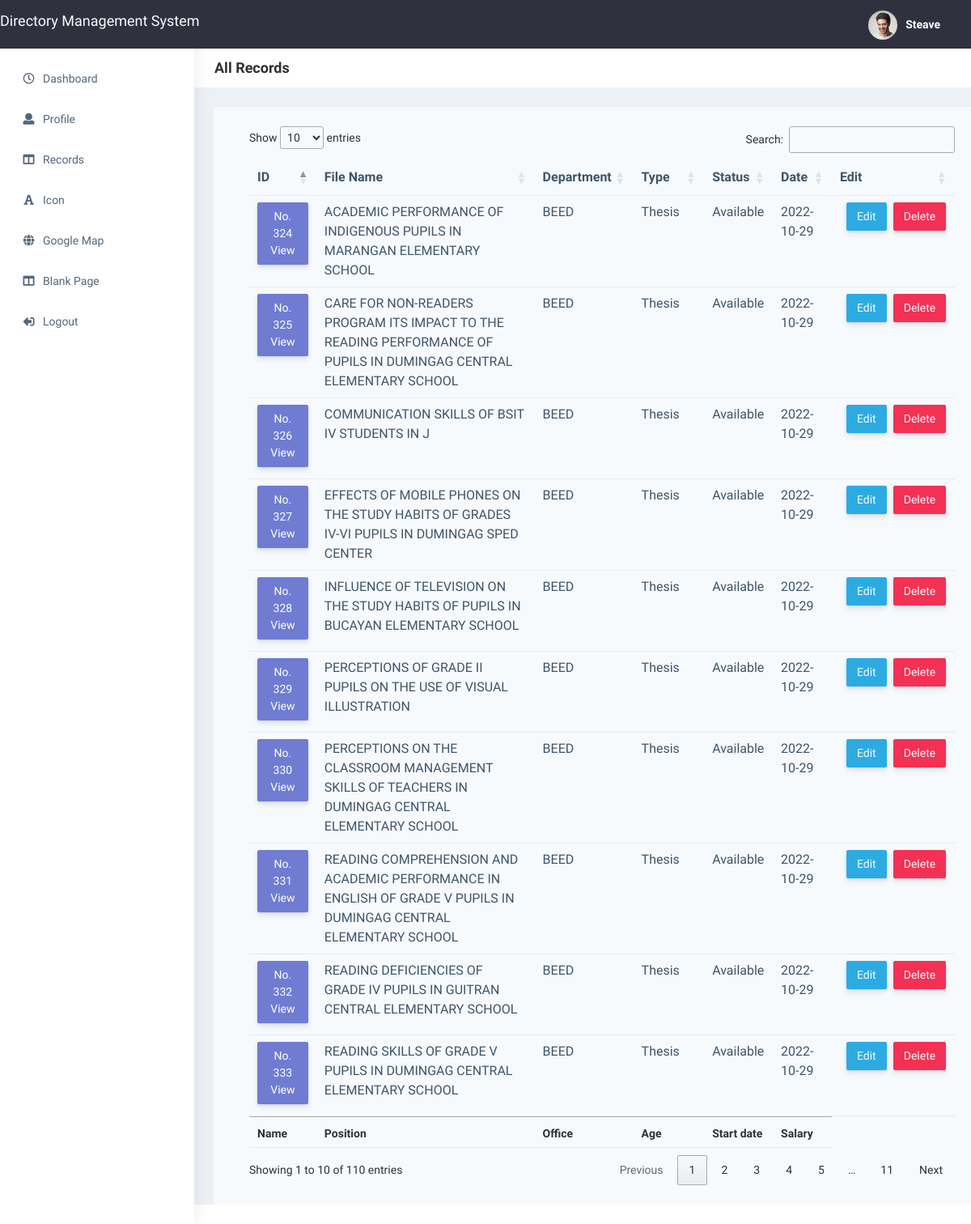
The app's page /test.php, older data.
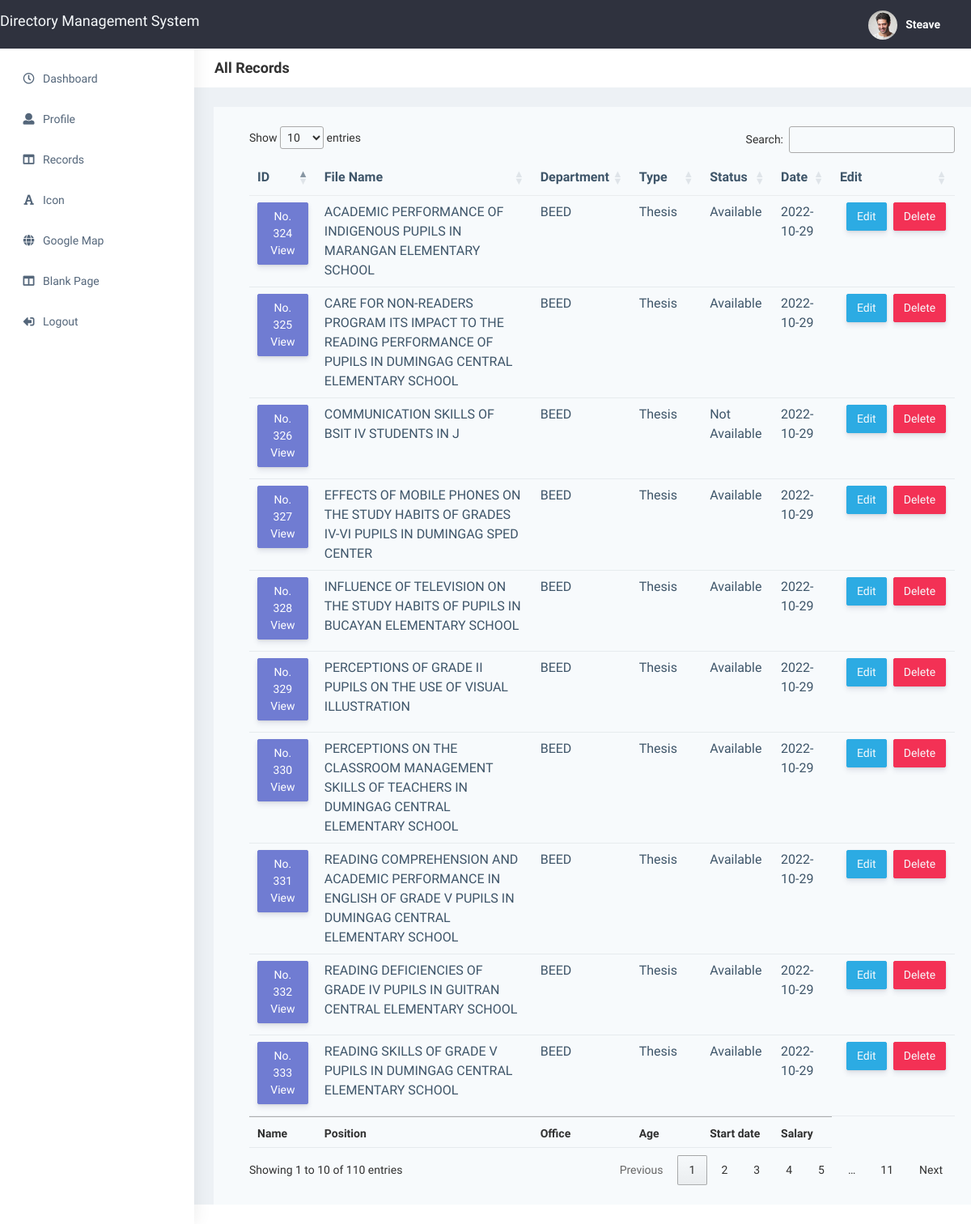
The same page, newer data.
### tables this page shows
CREATE TABLE `record_tbl` (
  `record_id` int(11) NOT NULL,
  `date` varchar(100) DEFAULT NULL,
  `status` varchar(100) DEFAULT 'Available',
  `type` varchar(100) DEFAULT NULL,
  `department_name` varchar(200) DEFAULT NULL,
  `fileName` varchar(200) DEFAULT NULL
);

### test.php (the view, shortened to what this page needs)
<!DOCTYPE html>
<html lang="en">
<head>
    <link rel="stylesheet" type="text/css" href="https://cdn.datatables.net/1.12.1/css/jquery.dataTables.css">
    <link rel="stylesheet" type="text/css" href=" https://cdnjs.cloudflare.com/ajax/libs/twitter-bootstrap/5.2.0/css/bootstrap.min.css">
    <link rel="stylesheet" type="text/css" href="  https://cdn.datatables.net/1.12.1/css/dataTables.bootstrap5.min.css">
    <link href="plugins/bower_components/chartist/dist/chartist.min.css" rel="stylesheet" />
    <link rel="stylesheet" href="plugins/bower_components/chartist-plugin-tooltips/dist/chartist-plugin-tooltip.css" />
    <link href="css/style.min.css" rel="stylesheet" />
    <link href="plugins/bower_components/chartist/dist/chartist.min.css" rel="stylesheet" />
    <link rel="stylesheet" href="plugins/bower_components/chartist-plugin-tooltips/dist/chartist-plugin-tooltip.css" />
    <link href="css/style.min.css" rel="stylesheet" />
</head>
</head>
<body>
    <div id="main-wrapper" data-layout="vertical" data-navbarbg="skin5" data-sidebartype="full" data-sidebar-position="absolute" data-header-position="absolute" data-boxed-layout="full">
        <header class="topbar" data-navbarbg="skin5">
            <nav class="navbar top-navbar navbar-expand-md navbar-dark">
                <a href="dashboard.php" class="w-75">
                    <h4 class="m-15 text-light">Directory Management System</h4>
                </a>
                <div class="navbar-collapse collapse" id="navbarSupportedContent" data-navbarbg="skin5">
                    <ul class="navbar-nav ms-auto d-flex align-items-center">
                        <li class="px-4">
                            <a class="profile-pic " href="#">
                                <img src="plugins/images/users/varun.jpg" alt="user-img" width="36" class="img-circle" /><span class="text-white font-medium">Steave</span></a>
                        </li>
                    </ul>
                </div>
            </nav>
        </header>
        <aside class="left-sidebar" data-sidebarbg="skin6">
            <div class="scroll-sidebar">
                <nav class="sidebar-nav">
                    <ul id="sidebarnav">
                        <li class="sidebar-item pt-2">
                            <a class="sidebar-link waves-effect waves-dark sidebar-link" href="dashboard.php" aria-expanded="false">
                                <i class="far fa-clock" aria-hidden="true"></i>
                                <span class="hide-menu">Dashboard</span>
                            </a>
                        </li>
                        <li class="sidebar-item">
                            <a class="sidebar-link waves-effect waves-dark sidebar-link" href="profile.php" aria-expanded="false">
                                <i class="fa fa-user" aria-hidden="true"></i>
                                <span class="hide-menu">Profile</span>
                            </a>
                        </li>
                        <li class="sidebar-item">
                            <a class="sidebar-link waves-effect waves-dark sidebar-link" href="Test.php" role="button" data-bs-toggle="dropdown" aria-expanded="false">
                                <i class="fa fa-columns" aria-hidden="true"></i>
                                <span class="hide-menu">Records</span>
                            </a>
                        </li>
                        <li class="sidebar-item">
                            <a class="sidebar-link waves-effect waves-dark sidebar-link" href="fontawesome.html" aria-expanded="false">
                                <i class="fa fa-font" aria-hidden="true"></i>
                                <span class="hide-menu">Icon</span>
                            </a>
                        </li>
                        <li class="sidebar-item">
                            <a class="sidebar-link waves-effect waves-dark sidebar-link" href="map-google.html" aria-expanded="false">
                                <i class="fa fa-globe" aria-hidden="true"></i>
                                <span class="hide-menu">Google Map</span>
                            </a>
                        </li>
                        <li class="sidebar-item">
                            <a class="sidebar-link waves-effect waves-dark sidebar-link" href="blank.html" aria-expanded="false">
                                <i class="fa fa-columns" aria-hidden="true"></i>
                                <span class="hide-menu">Blank Page</span>
                            </a>
                        </li>
                        <li class="sidebar-item">
                            <a class="sidebar-link waves-effect waves-dark sidebar-link" href="404.html" aria-expanded="false">
                                <i class="fa fa-sign-out-alt" style="transform:rotate(180deg);" aria-hidden="true"></i>
                                <span class="hide-menu">Logout</span>
                            </a>
                        </li>
                    </ul>
                </nav>
            </div>
        </aside>
        <div class="page-wrapper">
            <div class="page-breadcrumb bg-white">
                <div class="row align-items-center">
                    <div class="col-lg-3 col-md-4 col-sm-4 col-xs-12">
                        <h4 class="page-title">All Records</h4>
                    </div>
                </div>
            </div>
            <div class="container m-4 p-4  bg-light">
                <div class="row mx-2">
                    <table id="example" class="table table-responsive" style="width:100%">
                        <thead>
                            <tr>
                                <th class="border-top-0 th-lg">ID</th>
                                <th class="border-top-0 th-lg">File Name</th>
                                <th class="border-top-0 th-lg">Department</th>
                                <th class="border-top-0 th-lg">Type</th>
                                <th class="border-top-0 th-lg">Status</th>
                                <th class="border-top-0 th-lg">Date</th>
                                <th class="border-top-0 th-lg">Edit</th>
                            </tr>
                        </thead>
                        <tbody>
                            <?php include "./connection/config.php" ?>
                            <?php
                            $sql = " SELECT * FROM record_tbl";
                            $result = $conn->query($sql);
                            if ($result->num_rows > 0) {
                                while ($row = $result->fetch_assoc()) {
                                    $exp = explode('.', $row['fileName']);
                            ?>
                                    <tr class="fs-4" style="height:100px;">
                                        <td><a href="./viewpdf.php?id=<?= $row['record_id'] ?>" target="_blank" type="button" class="btn btn-primary">No. <?= $row['record_id'] ?> View</a></td>
                                        <td><?= $exp[0] ?></td>
                                        <td><?= $row['department_name'] ?></td>
                                        <td><?= $row['type'] ?></td>
                                        <td><?= $row['status'] ?></td>
                                        <td><?= $row['date'] ?></td>
                                        <td>
                                            <div class="d-flex">
                                                <a href="./process/grant.php?id=<?= $row['br_id'] ?>" class="btn btn-info mx-2 text-light">Edit</a>
                                                <a href="./process/delete.php?id=<?= $row['br_id'] ?>" class="btn btn-danger text-light">Delete</a>
                                            </div>
                                        </td>
                                    </tr>
                            <?php
                                }
                            }
                            ?>
                        </tbody>
                        <tfoot>
                            <tr>
                                <th>Name</th>
                                <th>Position</th>
                                <th>Office</th>
                                <th>Age</th>
                                <th>Start date</th>
                                <th>Salary</th>
                            </tr>
                        </tfoot>
                    </table>
                </div>
            </div>
</body>
</html>

Row changes from the older to the newer data that the page shows:
changed record_tbl "COMMUNICATION SKILLS OF BSIT IV STUDENTS IN J": status "Available" → "Not Available"
